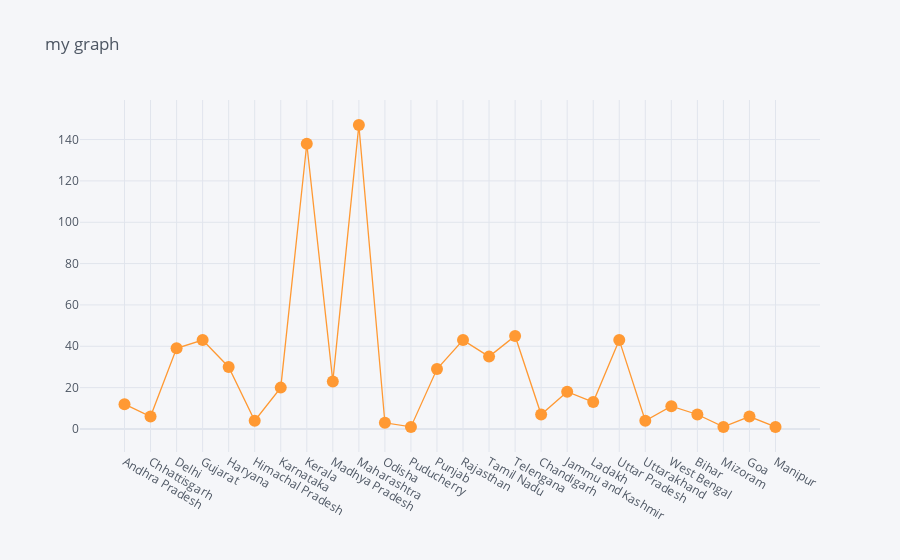
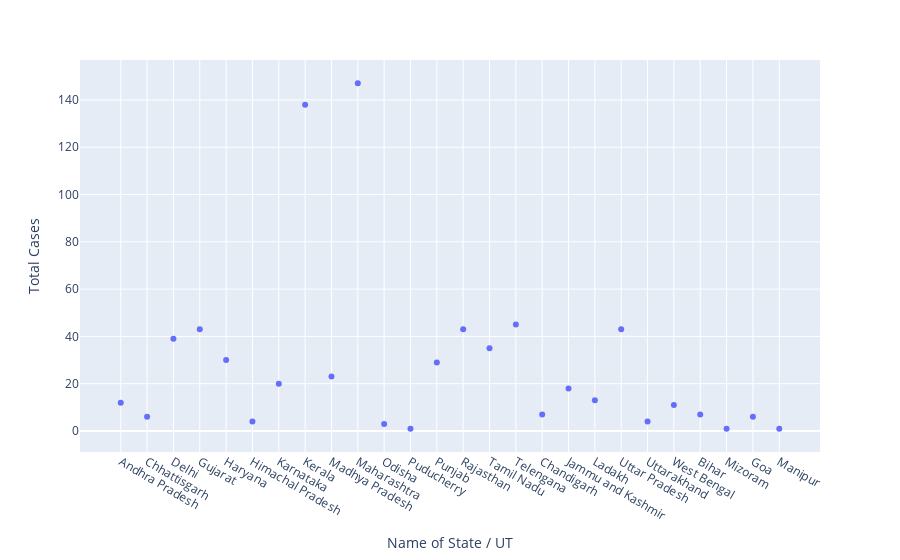

Notebook cell for these charts, in order:
### Markdown cell above
Scatter plot between state and total cases with markers lines.

### Code cell
data.iplot(kind='scatter',x='Name of State / UT',y='Total Cases',mode='markers+lines',title='my graph')
px.scatter(data,x='Name of State / UT',y='Total Cases')

### Figure 1 — Plotly figure (JSON) as saved in the notebook; plotly's stock layout.template omitted (floating-point values rounded to 4 significant figures)
{"data": [{"line": {"color": "rgba(255, 153, 51, 1.0)", "dash": "solid", "shape": "linear", "width": 1.3}, "marker": {"size": 12, "symbol": "circle"}, "mode": "markers+lines", "name": "Total Cases", "text": "", "type": "scatter", "x": ["Andhra Pradesh", "Chhattisgarh", "Delhi", "Gujarat", "Haryana", "Himachal Pradesh", "Karnataka", "Kerala", "Madhya Pradesh", "Maharashtra", "Odisha", "Puducherry", "Punjab", "Rajasthan", "Tamil Nadu", "Telengana", "Chandigarh", "Jammu and Kashmir", "Ladakh", "Uttar Pradesh", "Uttarakhand", "West Bengal", "Bihar", "Mizoram", "Goa", "Manipur"], "y": [12, 6, 39, 43, 30, 4, 20, 138, 23, 147, 3, 1, 29, 43, 35, 45, 7, 18, 13, 43, 4, 11, 7, 1, 6, 1]}], "layout": {"legend": {"bgcolor": "#F5F6F9", "font": {"color": "#4D5663"}}, "paper_bgcolor": "#F5F6F9", "plot_bgcolor": "#F5F6F9", "title": {"font": {"color": "#4D5663"}, "text": "my graph"}, "xaxis": {"gridcolor": "#E1E5ED", "showgrid": true, "tickfont": {"color": "#4D5663"}, "title": {"font": {"color": "#4D5663"}, "text": ""}, "zerolinecolor": "#E1E5ED"}, "yaxis": {"gridcolor": "#E1E5ED", "showgrid": true, "tickfont": {"color": "#4D5663"}, "title": {"font": {"color": "#4D5663"}, "text": ""}, "zerolinecolor": "#E1E5ED"}}}

### Figure 2 — Plotly figure (JSON) as saved in the notebook; plotly's stock layout.template omitted (floating-point values rounded to 4 significant figures)
{"data": [{"hovertemplate": "Name of State / UT=%{x}<br>Total Cases=%{y}<extra></extra>", "legendgroup": "", "marker": {"color": "#636efa", "symbol": "circle"}, "mode": "markers", "name": "", "orientation": "v", "showlegend": false, "type": "scatter", "x": ["Andhra Pradesh", "Chhattisgarh", "Delhi", "Gujarat", "Haryana", "Himachal Pradesh", "Karnataka", "Kerala", "Madhya Pradesh", "Maharashtra", "Odisha", "Puducherry", "Punjab", "Rajasthan", "Tamil Nadu", "Telengana", "Chandigarh", "Jammu and Kashmir", "Ladakh", "Uttar Pradesh", "Uttarakhand", "West Bengal", "Bihar", "Mizoram", "Goa", "Manipur"], "xaxis": "x", "y": [12, 6, 39, 43, 30, 4, 20, 138, 23, 147, 3, 1, 29, 43, 35, 45, 7, 18, 13, 43, 4, 11, 7, 1, 6, 1], "yaxis": "y"}], "layout": {"legend": {"tracegroupgap": 0}, "margin": {"t": 60}, "xaxis": {"anchor": "y", "domain": [0, 1], "title": {"text": "Name of State / UT"}}, "yaxis": {"anchor": "x", "domain": [0, 1], "title": {"text": "Total Cases"}}}}
